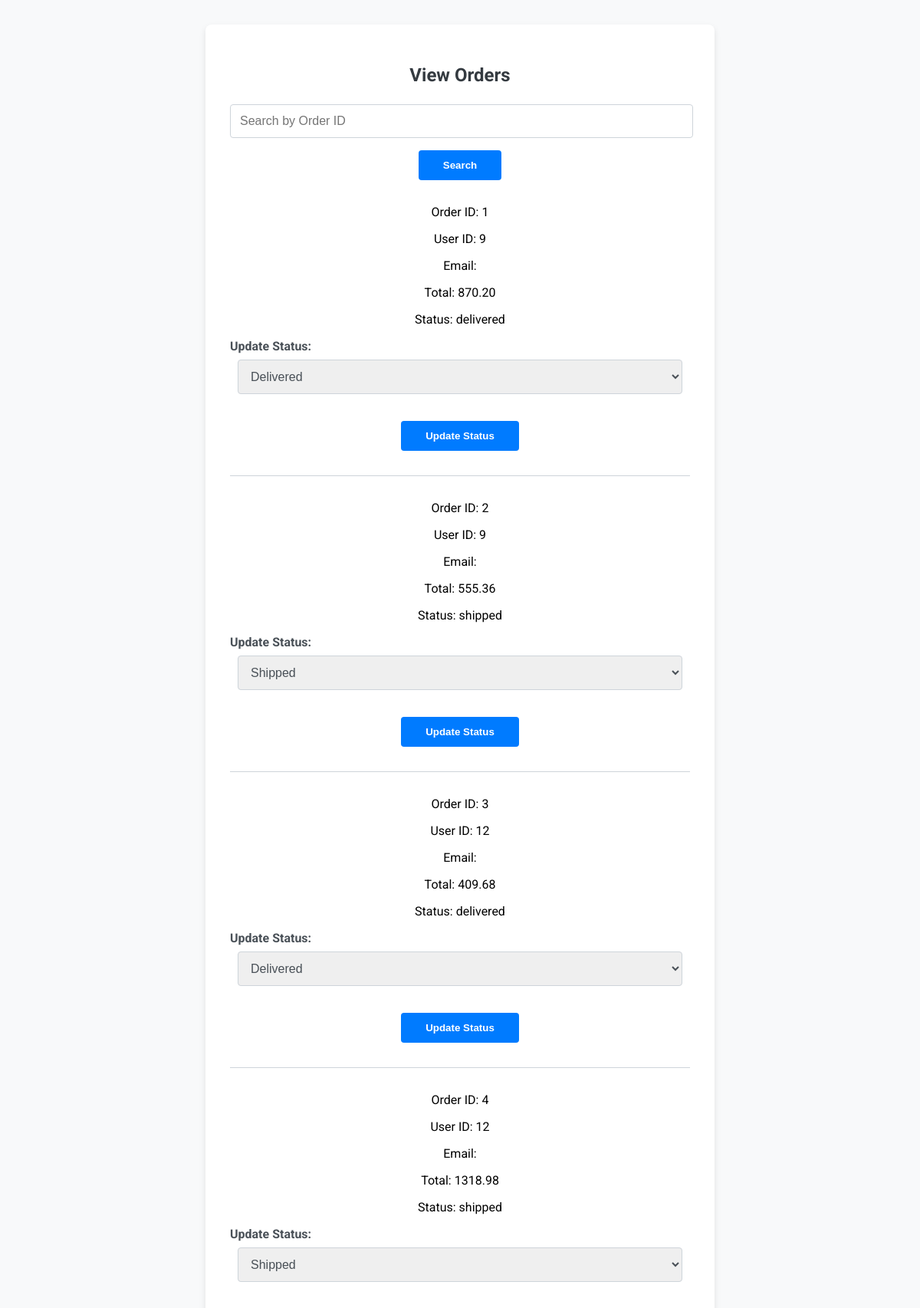
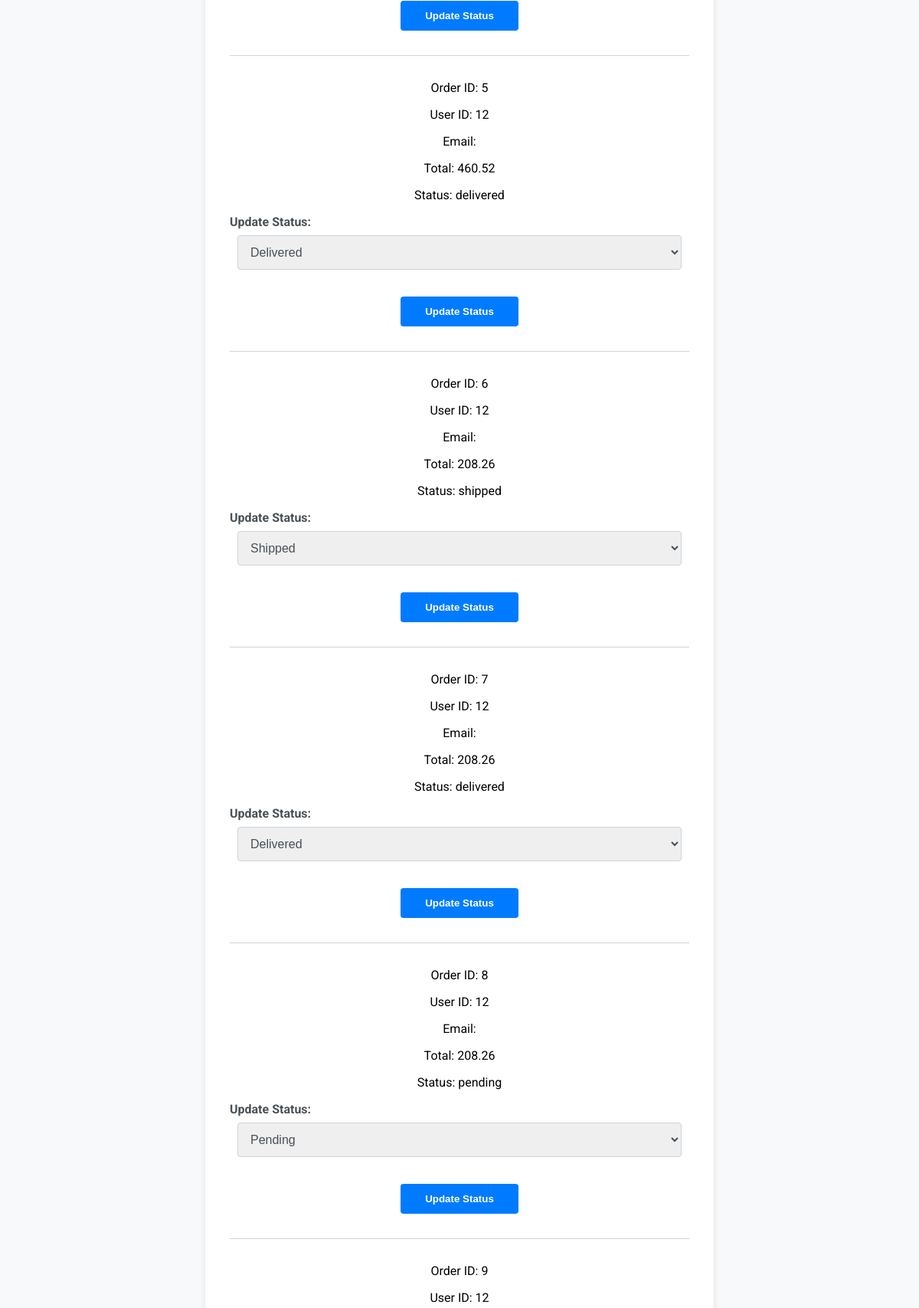
The app's page /view_orders.php (signed in, upper part) with its own data (2 pictures, top to bottom).
### tables this page shows
CREATE TABLE IF NOT EXISTS `orders` (
  `order_id` int(11) NOT NULL AUTO_INCREMENT,
  `user_id` int(11) NOT NULL,
  `total` decimal(10,2) NOT NULL,
  `status` enum('pending','shipped','delivered') NOT NULL DEFAULT 'pending',
  `created_at` timestamp NOT NULL DEFAULT current_timestamp(),
  PRIMARY KEY (`order_id`),
  KEY `user_id` (`user_id`),
  CONSTRAINT `orders_ibfk_1` FOREIGN KEY (`user_id`) REFERENCES `users` (`user_id`)
);

### view_orders.php (the view, shortened to what this page needs)
<?php
include 'practicalDB.php';
$merchant_id = $_SESSION['user']['user_id'];
$orders = [];
if (isset($_GET['search_order_id'])) {
    $search_order_id = $_GET['search_order_id'];
    $stmt = $conn->prepare("SELECT o.*, u.email FROM orders o JOIN users u ON o.user_id = u.user_id WHERE o.order_id = ? AND o.order_id IN (SELECT order_id FROM order_items WHERE product_id IN (SELECT product_id FROM products WHERE merchant_id = ?))");
    $stmt->bind_param("ii", $search_order_id, $merchant_id);
} else {
    $stmt = $conn->prepare("SELECT o.*, u.email FROM orders o JOIN users u ON o.user_id = u.user_id WHERE o.order_id IN (SELECT order_id FROM order_items WHERE product_id IN (SELECT product_id FROM products WHERE merchant_id = ?))");
    $stmt->bind_param("i", $merchant_id);
}
$stmt->execute();
$result = $stmt->get_result();
while ($row = $result->fetch_assoc()) {
    $orders[] = $row;
}
?>
<!DOCTYPE html>
<html lang="en">
<head>
</head>
<body>
    <div class="container">
        <h2>View Orders</h2>
        <div class="search-bar">
            <form method="GET" action="">
                <input type="text" name="search_order_id" placeholder="Search by Order ID">
                <input type="submit" value="Search">
            </form>
        </div>
        <?php if (!empty($orders)): ?>
            <?php foreach ($orders as $order): ?>
                <div>
                    <p>Order ID: <?php echo htmlspecialchars($order['order_id'], ENT_QUOTES, 'UTF-8'); ?></p>
                    <p>User ID: <?php echo htmlspecialchars($order['user_id'], ENT_QUOTES, 'UTF-8'); ?></p>
                    <p>Email: <?php echo htmlspecialchars($order['email'], ENT_QUOTES, 'UTF-8'); ?></p>
                    <p>Total: <?php echo htmlspecialchars($order['total'], ENT_QUOTES, 'UTF-8'); ?></p>
                    <p>Status: <?php echo htmlspecialchars($order['status'], ENT_QUOTES, 'UTF-8'); ?></p>
                    <form method="POST" action="">
                        <label for="status">Update Status:</label>
                        <select id="status" name="status">
                            <option value="pending" <?php if ($order['status'] == 'pending') echo 'selected'; ?>>Pending</option>
                            <option value="shipped" <?php if ($order['status'] == 'shipped') echo 'selected'; ?>>Shipped</option>
                            <option value="delivered" <?php if ($order['status'] == 'delivered') echo 'selected'; ?>>Delivered</option>
                        </select><br><br>
                        <input type="submit" value="Update Status">
                    </form>
                </div>
                <hr>
            <?php endforeach; ?>
        <?php else: ?>
            <p>No orders found.</p>
        <?php endif; ?>
    </div>
</body>
</html>

### view_orders.php (style rules this page uses)
body { font-family: 'Roboto', sans-serif; background-color: #f8f9fa; margin: 0; }
.container { text-align: center; background: #fff; padding: 2rem; border-radius: 8px; box-shadow: 0 4px 8px rgba(0, 0, 0, 0.1); max-width: 600px; width: 100%; margin: 2rem auto; }
h2 { margin-bottom: 1.5rem; color: #343a40; }
form { margin-bottom: 1rem; }
label { margin-bottom: 0.5rem; font-weight: 700; color: #495057; text-align: left; display: block; }
input[type="text"], select { width: calc(100% - 20px); padding: 0.75rem; margin-bottom: 1rem; border: 1px solid #ced4da; border-radius: 4px; font-size: 1rem; color: #495057; }
input[type="submit"] { padding: 0.75rem 2rem; font-weight: 700; color: #fff; background-color: #007bff; border: none; border-radius: 4px; cursor: pointer; transition: background-color 0.3s; }
hr { margin: 2rem 0; border: none; border-top: 1px solid #ced4da; }
.search-bar { margin-bottom: 2rem; }
.search-bar input[type="text"] { width: calc(100% - 22px); padding: 0.75rem; margin-bottom: 1rem; border: 1px solid #ced4da; border-radius: 4px; font-size: 1rem; color: #495057; }
.search-bar input[type="submit"] { padding: 0.75rem 2rem; font-weight: 700; color: #fff; background-color: #007bff; border: none; border-radius: 4px; cursor: pointer; transition: background-color 0.3s; }

### records on screen
orders: order_id "1", user "9", total "870.20", status "delivered", status "Delivered"
orders: order_id "2", user "9", total "555.36", status "shipped", status "Shipped"
orders: order_id "3", user "12", total "409.68", status "delivered", status "Delivered"
orders: order_id "4", user "12", total "1318.98", status "shipped", status "Shipped"
orders: order_id "5", user "12", total "460.52", status "delivered", status "Delivered"
orders: order_id "6", user "12", total "208.26", status "shipped", status "Shipped"
orders: order_id "7", user "12", total "208.26", status "delivered", status "Delivered"
orders: order_id "8", user "12", total "208.26", status "pending", status "Pending"
orders: order_id "9", user "12"
